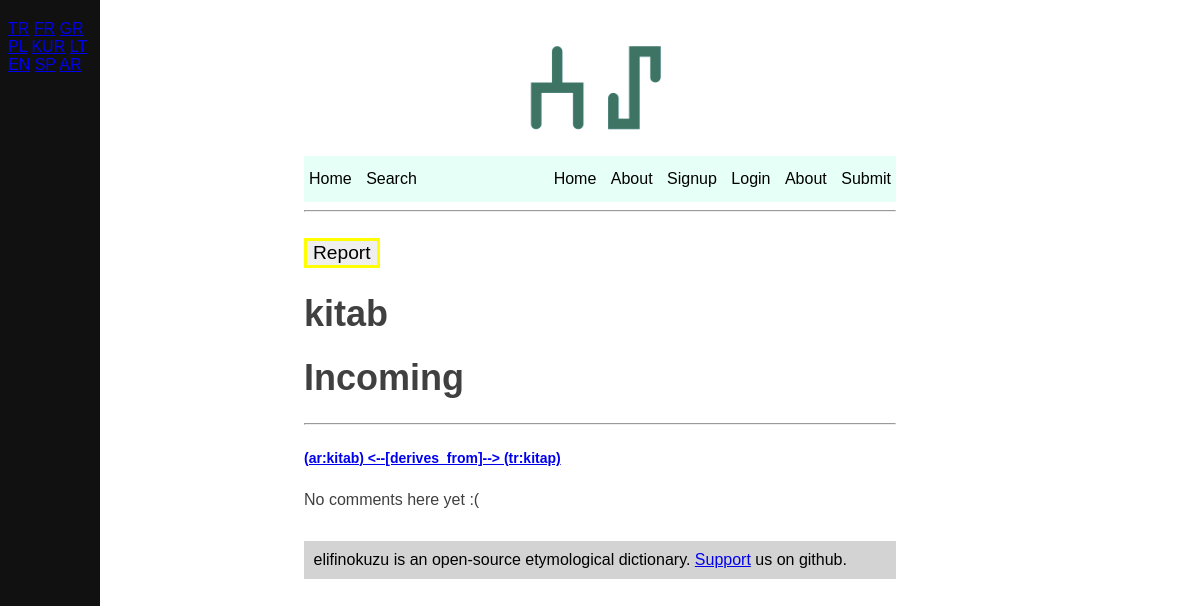
The app's page /nodes/3/ with its own data.
### dictionary/models.py (models this page shows, shortened)
class Node(models.Model):
    user = models.ForeignKey(
        settings.AUTH_USER_MODEL,
        null=True,
        on_delete=models.CASCADE,
    )
    name = models.CharField(max_length=255, unique=True)
    language = models.CharField(
        max_length=255,
        choices=LANGUAGE_CHOICES
    )

class Edge(models.Model):
    user = models.ForeignKey(
        settings.AUTH_USER_MODEL,
        null=True,
        on_delete=models.CASCADE,
    )
    source = models.ForeignKey(
        Node,
        related_name='incoming',
        on_delete=models.CASCADE,
    )
    destination = models.ForeignKey(
        Node,
        related_name='outgoing',
        on_delete=models.CASCADE,
    )
    is_directed = models.BooleanField()
    resource = models.CharField(
        max_length=255,
        blank=True,
        null=True,
    )
    type_of_edge = models.CharField(
        max_length=255,
        choices=EDGE_TYPE_CHOICES
    )
    def __str__(self):
        if self.is_directed:
            arrow = '---[%s]-->' % self.type_of_edge
        else:
            arrow = '<--[%s]-->' % self.type_of_edge
        return '(%s:%s) %s (%s:%s)' % (
            self.source.language,
            self.source.name.lower(),
            arrow,
            self.destination.language,
            self.destination.name.lower(),
        )

### dictionary/views.py (the view)
# urls.py: path('nodes/<int:id>/', dictionary_views.node_detail, name='node_detail'),
def node_detail(request, id):
    node = Node.objects.get(id=id)
    incoming = node.incoming.all()
    outgoing = node.outgoing.all()
    return render(request, 'node_detail.html', {
        'node': node,
        'incoming': incoming,
        'outgoing': outgoing,
        'title': 'Öküzün Elifi: %s' % node.name,
    })

### templates/node_detail.html (shortened to what this page needs)
{% extends "base.html" %}
{% load i18n %}
{% block content %}
    <form action="/report">
      <input type="submit" class="report_button" value="Report" />
  </form>
  <h1>{{ node.name }}</h1>
  {% if incoming %}
    <h1>Incoming</h1>
    {% for edge in incoming %}
      <hr><a href="{% url 'edge_detail' edge.id %}"><h5>{{ edge }}</h5></a>
    {% endfor %}
  {% endif %}
{% for comment in node.comments_node.all %}
    <div>
        <h4><strong>{{ comment.user }}:</strong></h4>
        <p>{{ comment.text }}</p>
        <h5>{{ comment.created_date|date:"d M, Y" }}</h5>
    </div>
<hr>
{% empty %}
    <p>No comments here yet :(</p>
{% endfor %}
{% endblock %}

### static/layout/styles/base.css (style rules this page uses)
body { font-family: helvetica, sans-serif; font-size: 1em; }
input { font-size: 1.2em; border: 3px solid yellow; outline: none; margin: 2px 0; }
*, *:after, *:before { box-sizing: border-box; }
h1 { font-size: 36px; line-height: 40px; }
h5 { font-size: 14px; line-height: 20px; }

### records on screen
Node: name "kitab"
Edge: is_directed+type_of_edge+source "(ar:kitab) <--[derives_from]--> (tr:kitap)"
